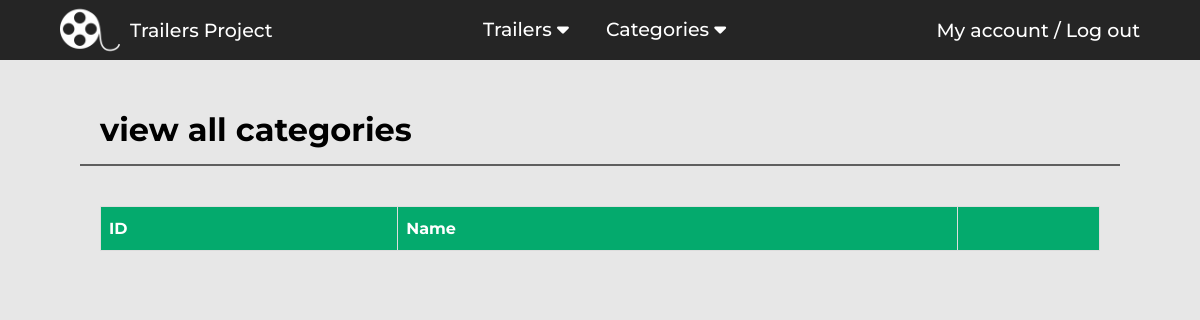
/trailers/view-categories/, run on an earlier commit of the app's database.
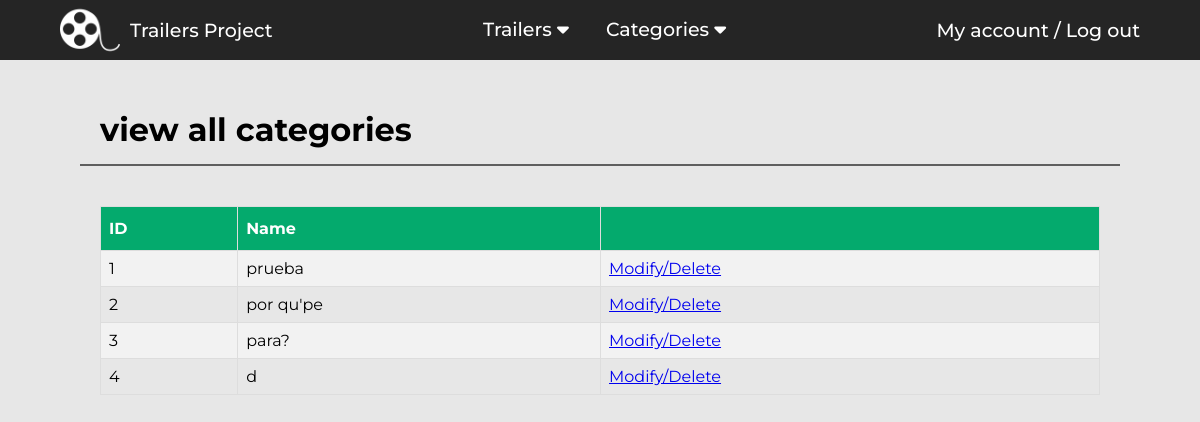
And on a later commit of the database.
### Trailers/models.py (models this page shows, shortened)
class Category(models.Model):
    name=models.TextField(max_length=50, unique=True)

### Trailers/views.py (the view)
# urls.py: path('view-categories/', views.viewCategories, name="viewCategories"),
def viewCategories(request):
    categories = Category.objects.all()
    context = {
        "categories":categories
    }
    return render(request, "trailers/view-categories.html",context)

### templates/trailers/view-categories.html (shortened to what this page needs)
{% extends "base.html" %}
{% block head %}
<link rel="stylesheet" href="/static/css/table.css">
{% endblock head %}
{% block content %}
<h1>view all categories</h1>
<hr class="hr-separator">
<div class="view-content">
    <div class="table-container">
        <table class="table">
            <tr>
                <th>ID</th>
                <th>Name</th>
                <th></th>
            </tr>
            {% for category in categories %}
                <tr>
                    <td>{{category.id}}</td>
                    <td>{{category.name}}</td>
                    <td><a href="{% url 'Trailers:modifyCategory' category.id %}">Modify/Delete</a></td>
                </tr>
            {% endfor %}
        </table>
    </div>
</div>
{% endblock content %}

What changed in the data, as far as the page shows it:
added Category: id "1", name "prueba"
added Category: id "2", name "por qu'pe"
added Category: id "3", name "para?"
added Category: id "4", name "d"
